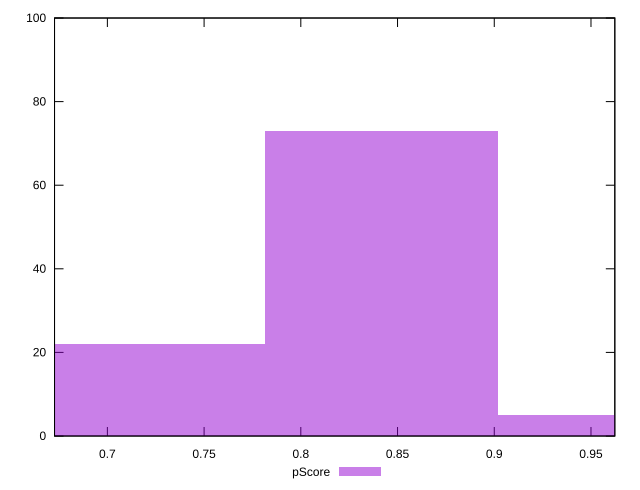

Write the gnuplot code that produced this figure.
reset

$pScore <<EOF
0.8416653795424163 73
0.9619032909056187 5
0.721427468179214 22
EOF

set key outside below
set boxwidth 0.12023791136320233
set xrange [0.6726818590226434:0.9623266905571782]
set yrange [0:100]
set trange [0:100]
set style fill transparent solid 0.5 noborder
set terminal svg size 640, 490 enhanced background rgb 'white'
set output "reports/report_00027_2021-02-24T12-40-31.850Z/bootup-time/samples/music/pScore/histogram.svg"

plot $pScore title "pScore" with boxes

reset
